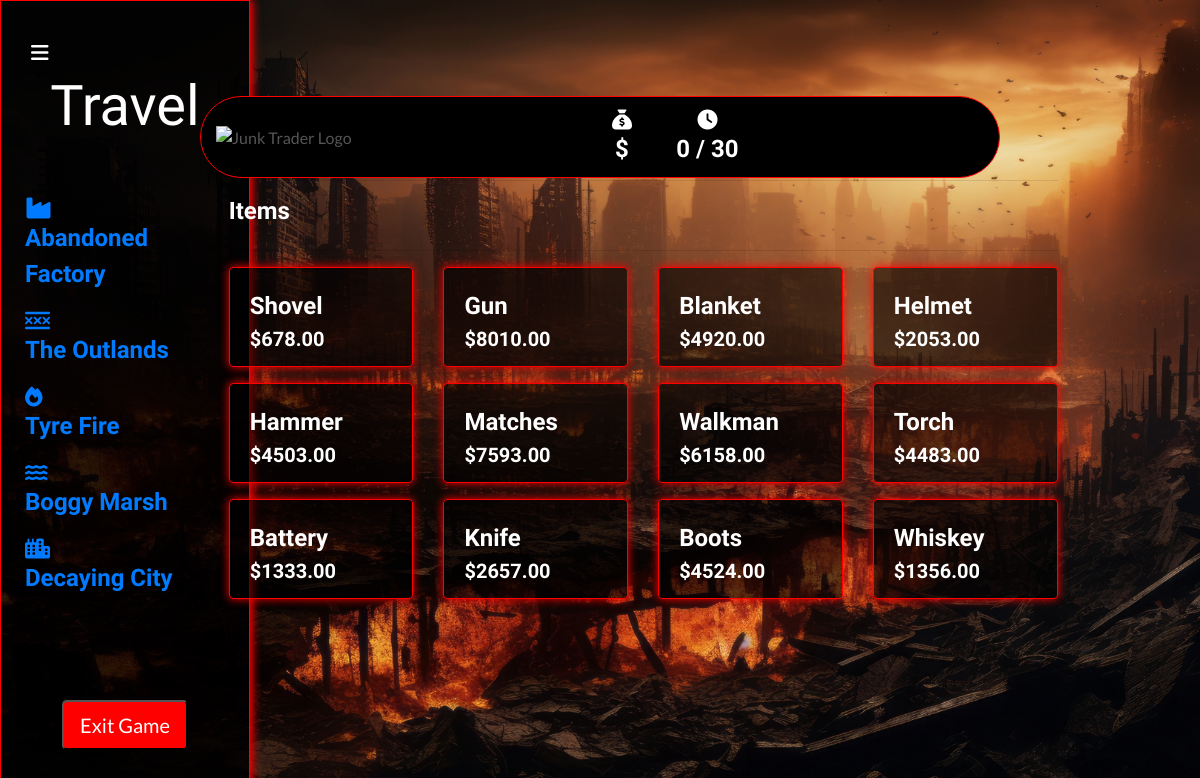
The app's page /collectables/, older data.
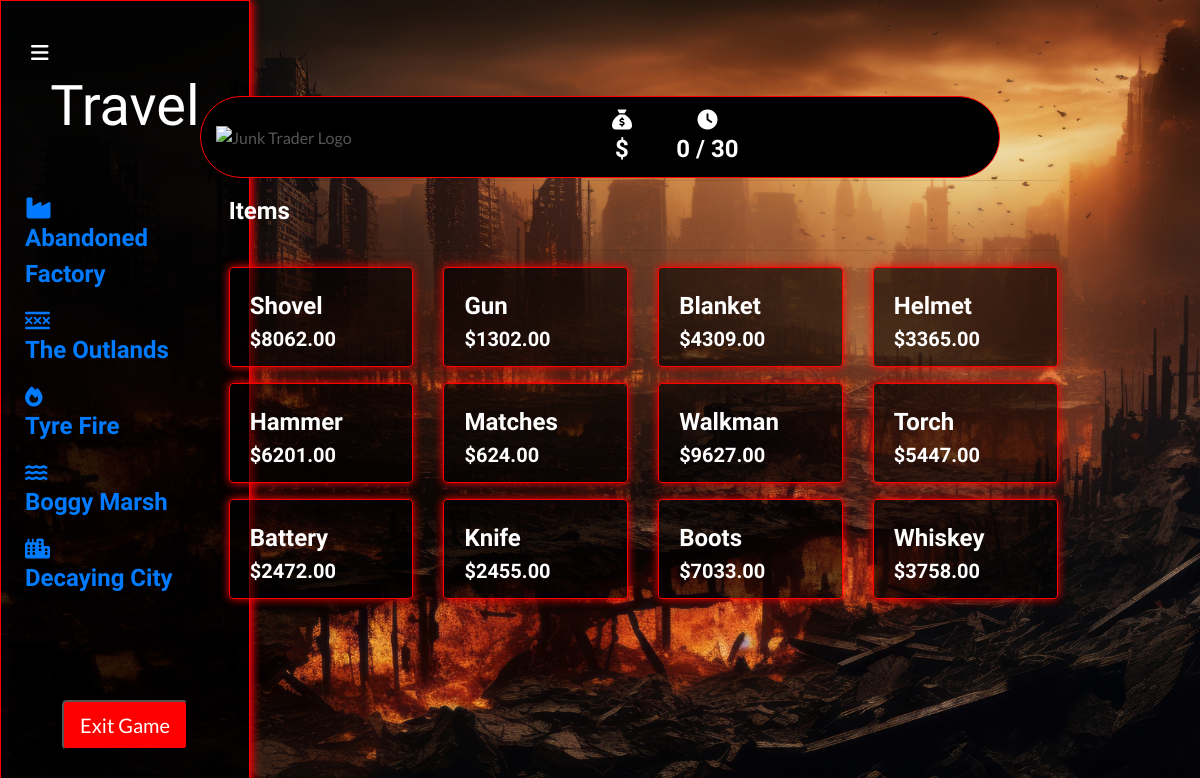
The same page, newer data.
### collectables/models.py (models this page shows, shortened)
class Collectable(models.Model):
    name = models.CharField(max_length=254)
    description = models.TextField()
    price = models.DecimalField(max_digits=6, decimal_places=2)
    previous_price = models.DecimalField(max_digits=10, decimal_places=2, default=0)
    image_url = models.URLField(max_length=1024, null=True, blank=True)
    image = models.ImageField(null=True, blank=True)
    glb_file = models.FileField(upload_to='glb_files/', null=True, blank=True)

### collectables/views.py (the view)
# urls.py: path('', views.all_collectables, name='collectables'),
def all_collectables(request):
    collectables = Collectable.objects.all()
    context = {
        'collectables': collectables,
    }
    return render(request, 'collectables/collectables.html', context)

### backpack/contexts.py (called while the page is built, shortened)
def backpack_contents(request):
    backpack_items = []
    total = 0
    total_quantity = 0
    collectable_count = 0
    backpack = request.session.get('backpack', {})
    grand_total = total
    context = {
        'backpack_items': backpack_items,
        'total': total,
        'total_quantity': total_quantity,
        'collectable_count': collectable_count,
        'grand_total': grand_total,
    }
    return context

def total_amount(request):
    total_amount = [0]
    return {'total_amount': total_amount}

def days_played(request):
    return {'days_played': request.session.get('days_played', 0)}

### collectables/templates/collectables/collectables.html (shortened to what this page needs)
{% extends "base.html" %}
{% load static %}
{% block page_header %}
    <div class="container header-container">
    </div>
{% endblock %}
{% block content %}
<div class="container-fluid">
    <div class="row">
        <div class="col-md-3">
            <div class="fixed-panel">
                {% include 'includes/fixed_panel.html' %}
            </div>
        </div>
    </div>
</div>
<div class="container-fluid content-column">
    <div class="container mb-2 backpack-text content-column">
        <div class="row">
            <div class="col">
                <hr>
                <h2 class="logo-font mb-4">Items</h2>
                <hr>
            </div>
        </div>
        <div class="row">
            {% for collectable in collectables %}
                <div class="col-sm-6 col-md-4 col-lg-4 col-xl-3 mb-3">
                    <div class="card box h-100 border-2 text-white">
                        <div class="card-body pb-0">
                            <p class="mb-0">{{ collectable.name }}</p>
                        </div>
                        <div class="card-footer pt-0 border-0 text-left text-white">
                            <div class="row">
                                <div class="col">
                                    <p class="lead mb-0 text-left font-weight-bold">${{ collectable.price }}</p>
                                </div>
                            </div>
                        </div>
                    </div>
                </div>
            {% endfor %}
        </div>
    </div>
</div>
{% endblock %}

Row changes from the older to the newer data that the page shows:
changed Collectable "Shovel": price "678.00" → "8062.00"
changed Collectable "Gun": price "8010.00" → "1302.00"
changed Collectable "Blanket": price "4920.00" → "4309.00"
changed Collectable "Helmet": price "2053.00" → "3365.00"
changed Collectable "Hammer": price "4503.00" → "6201.00"
changed Collectable "Matches": price "7593.00" → "624.00"
changed Collectable "Walkman": price "6158.00" → "9627.00"
changed Collectable "Torch": price "4483.00" → "5447.00"
changed Collectable "Battery": price "1333.00" → "2472.00"
changed Collectable "Knife": price "2657.00" → "2455.00"
changed Collectable "Boots": price "4524.00" → "7033.00"
changed Collectable "Whiskey": price "1356.00" → "3758.00"
